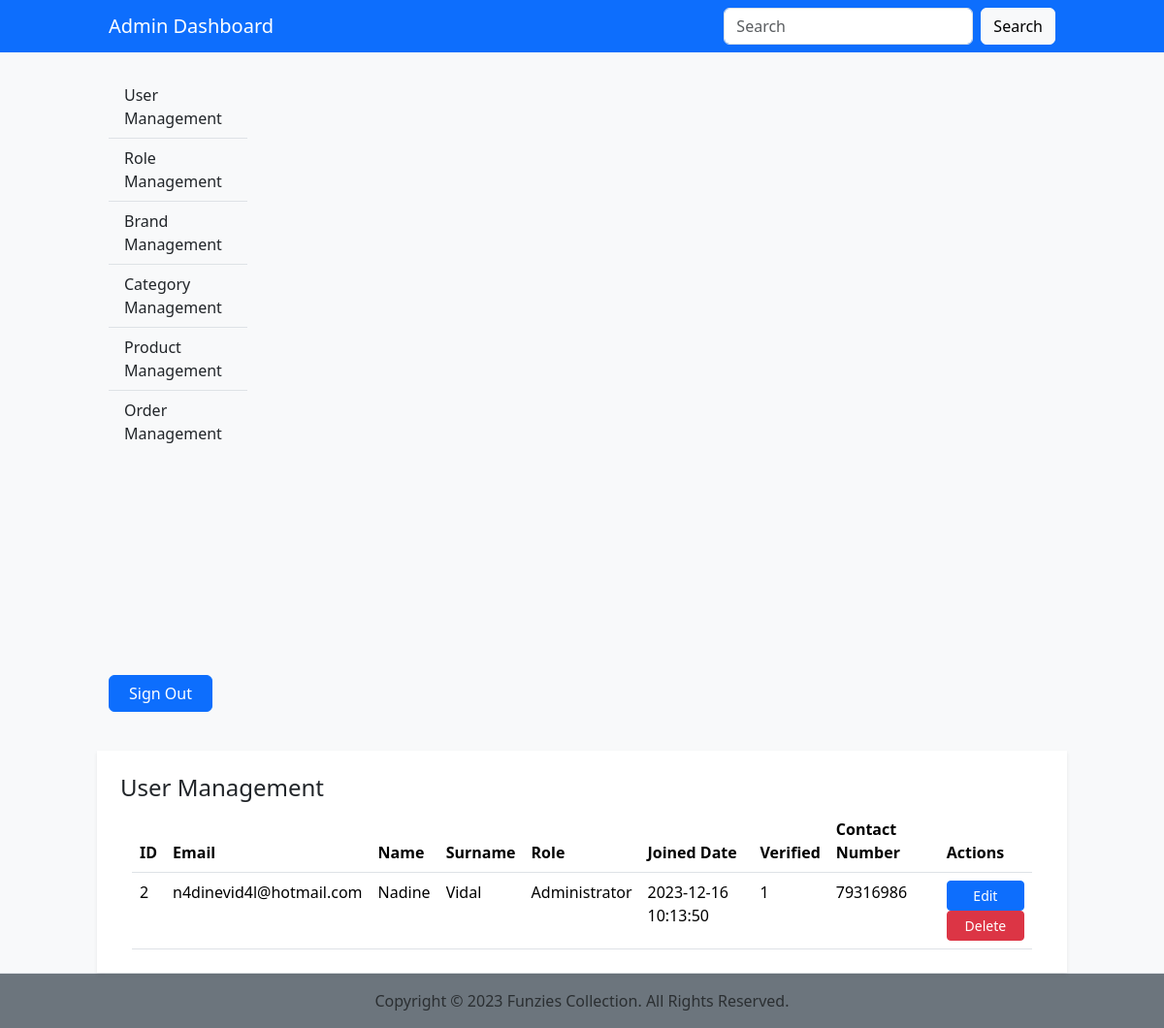
Before: /admin/user-management.php with the older database file.
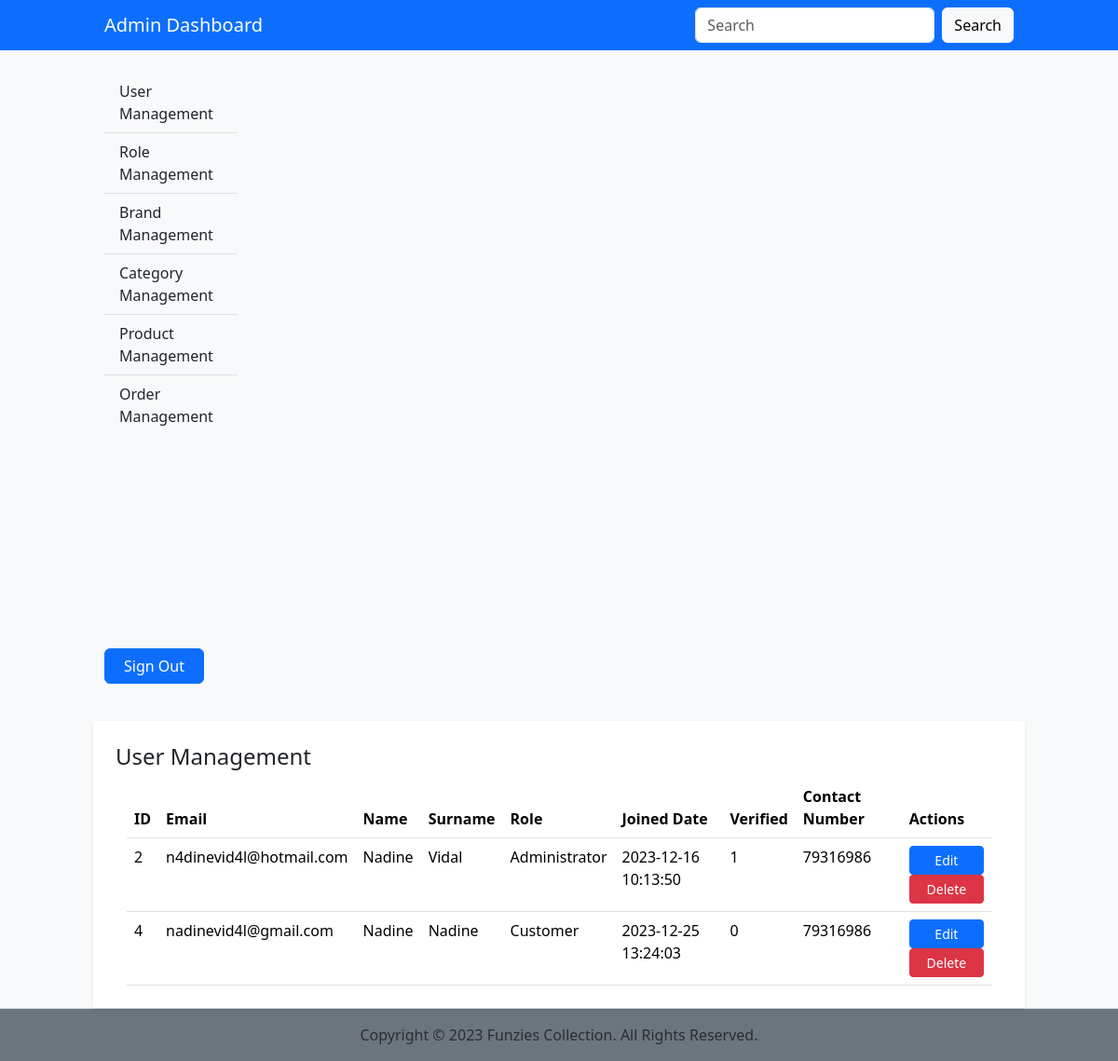
After: the same page with the newer database file.
### tables this page shows
CREATE TABLE `user` (
  `ID` int(11) NOT NULL,
  `Email` varchar(200) NOT NULL,
  `Name` varchar(200) NOT NULL,
  `Surname` varchar(200) NOT NULL,
  `Joined` datetime NOT NULL,
  `Verified` tinyint(4) NOT NULL,
  `Password` varchar(200) NOT NULL,
  `ContactNumber` varchar(100) NOT NULL,
  `Role` int(11) NOT NULL,
  `Deleted` tinyint(1) NOT NULL
);

CREATE TABLE `role` (
  `ID` int(11) NOT NULL,
  `Name` varchar(50) NOT NULL,
  `Details` varchar(1000) NOT NULL,
  `Deleted` tinyint(1) NOT NULL
);

### dbfunctions.php (called while the page is built, shortened)
<?php
function GetUsers($con)
{
    $sql = "SELECT u.*, r.Name as 'roleName' FROM user u JOIN role r on u.Role = r.ID WHERE u.Deleted = '0';";
    $stmt = mysqli_stmt_init($con);
    if(!mysqli_stmt_prepare($stmt, $sql)) {
        echo "Could not load Users";
        exit();
    }
    mysqli_stmt_execute($stmt);
    $result = mysqli_stmt_get_result($stmt);
    return $result;
}
?>

### admin/user-management.php (the view, shortened to what this page needs)
<?php require '../functions.php';
require '../dbfunctions.php';
$users = GetUsers($con);
?>
<?php
require_once 'include/header.php';
require_once 'include/navbar.php';
?>
<div class="container-fluid col-10">
    <div class="row justify-content-between">
        <?php require_once 'include/sidebar.php';  ?>
        <div class="col py-2 shadow-sm bg-white">
            <div class="container mt-3">
                <h4>User Management</h4>
                <div class="container">
                    <table class="table">
                        <thead class="thead-dark">
                            <tr>
                                <th>ID</th>
                                <th>Email</th>
                                <th>Name</th>
                                <th>Surname</th>
                                <th>Role</th>
                                <th>Joined Date</th>
                                <th>Verified</th>
                                <th>Contact Number</th>
                                <th>Actions</th>
                            </tr>
                        </thead>
                        <tbody>
                            <?php foreach($users as $user):
                                ?>
                            <tr>
                                <td><?php echo $user["ID"]; ?></td>
                                <td><?php echo $user["Email"]; ?></td>
                                <td><?php echo $user["Name"]; ?></td>
                                <td><?php echo $user["Surname"]; ?></td>
                                <td><?php echo $user["roleName"]; ?></td>
                                <td><?php echo $user["Joined"]; ?></td>
                                <td><?php echo $user["Verified"]; ?></td>
                                <td><?php echo $user["ContactNumber"]; ?></td>
                                <td>
                                    <form method="POST">
                                        <button type="button" class="btn btn-primary btn-sm w-100"
                                            data-bs-toggle="modal" data-bs-target="#userModal" onclick='setModalUserFields
                            ("<?php echo $user["ID"]; ?>",
                            "<?php echo $user["Name"]; ?>",
                            "<?php echo $user["Surname"]; ?>",
                            "<?php echo $user["Email"]; ?>",
                            "<?php echo $user["ContactNumber"]; ?>",
                            "<?php echo $user["Role"]; ?>")'>Edit</button>
                                        <button type="submit" class="btn btn-danger btn-sm w-100">Delete</button>
                                    </form>
                                </td>
                            </tr>
                            <?php endforeach ?>
                        </tbody>
                    </table>
                </div>
            </div>
        </div>
    </div>
</div>
<?php require_once 'include/footer.php';  ?>

### admin/include/header.php (shortened to what this page needs)
<!DOCTYPE html>
<html lang="en">
<head>
    <link href="https://cdn.jsdelivr.net/npm/bootstrap@5.3.2/dist/css/bootstrap.min.css" rel="stylesheet"
>
    <link href="//netdna.bootstrapcdn.com/font-awesome/4.0.3/css/font-awesome.css" rel="stylesheet">
    <link rel="stylesheet" href="css/admin.css">
</head>
<body class="bg-light">

### admin/include/navbar.php
<nav class="navbar bg-primary">
  <div class="container-fluid col-10">
    <a class="navbar-brand text-white">Admin Dashboard</a>
    <form class="d-flex" role="search">
      <input class="form-control me-2" type="search" placeholder="Search" aria-label="Search">
      <button class="btn btn-light" type="submit">Search</button>
    </form>
  </div>
</nav>

### admin/include/sidebar.php (shortened to what this page needs)
<div class="col-2">
    <div class="d-flex flex-column position-sticky top-0 py-4" style="height: 90vh">
        <div class="list-group list-group-flush">
            <a href="../admin/user-management.php" class="list-group-item" style="background-color: transparent;">User Management</a>
            <a href="../admin/role-management.php" class="list-group-item" style="background-color: transparent;">Role Management</a>
            <a href="../admin/brand-management.php" class="list-group-item" style="background-color: transparent;">Brand Management</a>
            <a href="../admin/category-management.php" class="list-group-item" style="background-color: transparent;">Category Management</a>
            <a href="../admin/product-management.php" class="list-group-item" style="background-color: transparent;">Product Management</a>
            <a href="../admin/order-management.php" class="list-group-item" style="background-color: transparent;">Order Management</a>
        </div>
        <div class="mt-auto col-sm-8 col-md-8 col-lg-9 col-xl-9 text-center">
            <p><a href="../admin/admin-logout.php" class="btn btn-primary w-100">Sign Out</a></p>
        </div>
    </div>
</div>

### admin/include/footer.php (shortened to what this page needs)
<footer>
    <div class="text-center bg-secondary text-secondary-emphasis row border-top pt-3">
        <div class="col">
            <p> Copyright &copy; <?php echo date("Y") ?> Funzies Collection. All Rights Reserved.</p>
        </div>
    </div>
</footer>
</body>
</html>

### admin/css/admin.css (style rules this page uses)
*, *::before, *::after { box-sizing: border-box; }
* { line-height: 24px; font-size: 16px; }
body { overflow-y: scroll; overflow-x: hidden; }

Changed rows visible on the page:
added user: ID "4", Email "nadinevid4l@gmail.com", Name "Nadine", Surname "Nadine", Role.Name "Customer", Joined "2023-12-25 13:24:03", Verified "0", ContactNumber "79316986"
